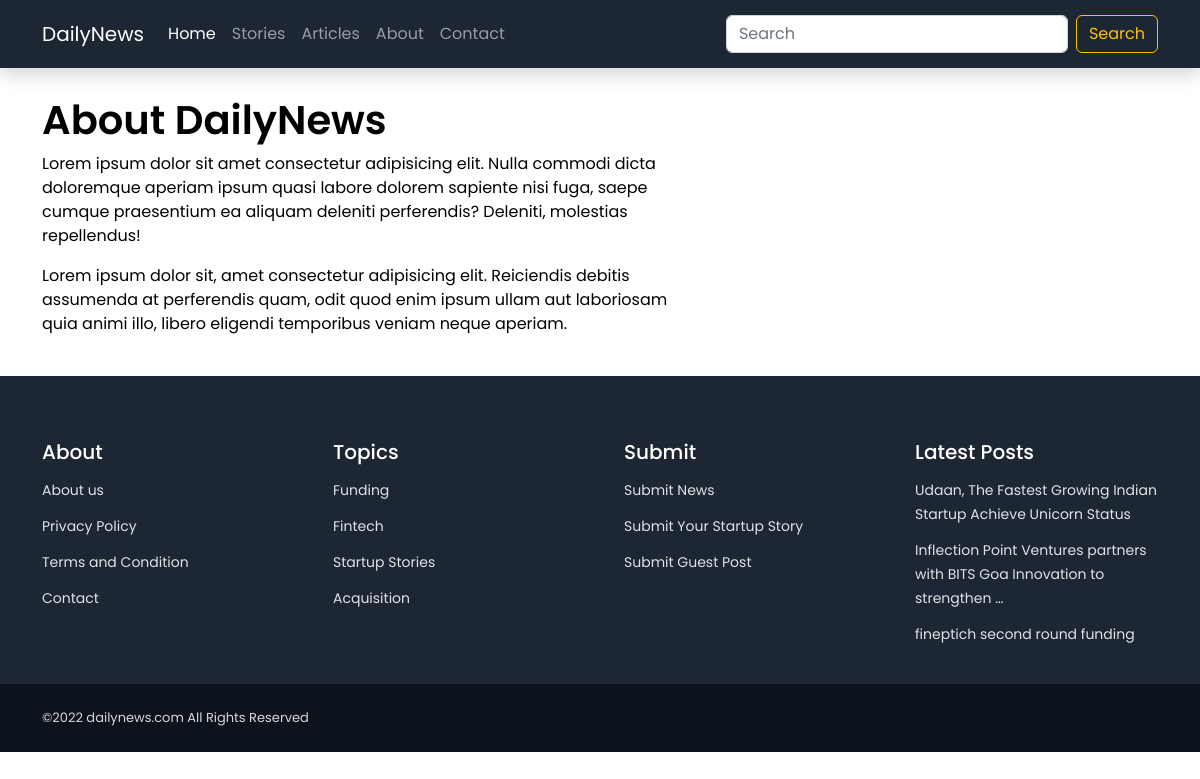
Screenshot of /aboutus/ with the database file from the repository.
### home/models.py (models this page shows, shortened)
class Tag(models.Model):
    name=models.CharField(max_length=100,unique=True)
    created_at=models.DateTimeField(auto_now_add=True,editable=False)
    updated_at=models.DateTimeField(auto_now=True, editable=False)

class Post(models.Model):
    title=models.CharField(max_length=600, unique=True)
    image=models.ImageField(upload_to='post_images',null=True,blank=True)
    content=RichTextField()
    category=models.ForeignKey(Category,on_delete=models.SET_NULL, null=True,blank=True)
    meta_description=models.TextField(blank=True,null=True)
    meta_keyword=models.TextField(blank=True,null=True)
    slug=models.SlugField(max_length=1000, unique=True,null=True,blank=True)
    status=models.IntegerField(choices=STATUS, default=0)
    publish_date=models.DateTimeField()
    writer=models.ForeignKey(User,on_delete=models.SET_NULL,null=True,blank=True)
    tag=models.ForeignKey(Tag,on_delete=models.SET_NULL,null=True,blank=True)
    created_at=models.DateTimeField(auto_now_add=True,editable=False)
    updated_at=models.DateTimeField(auto_now=True, editable=False)
    class Meta:
        ordering = ['-created_at']

### home/views.py (the view)
# urls.py: path('aboutus/',aboutUs, name='aboutus'),
def aboutUs(request):
    context={}
    try:
        context['topics']=Tag.objects.all()
        context['latestPosts']=Post.objects.filter(status=1)[:3]
    except Exception as e:
        print('About us Exception : ',e)
    return render(request,'home/about_us.html',context)

### home/templates/home/about_us.html (shortened to what this page needs)
{% extends './base.html' %} {% load static %}
{% block body %}
<section class="py-5">
    <div class="container">
        <div class="row">
            <div class="col-7">
                <h1>About DailyNews</h1>
                <p>Lorem ipsum dolor sit amet consectetur adipisicing elit. Nulla commodi dicta doloremque aperiam ipsum quasi labore dolorem sapiente nisi fuga, saepe cumque praesentium ea aliquam deleniti perferendis? Deleniti, molestias repellendus!</p>
                <p>Lorem ipsum dolor sit, amet consectetur adipisicing elit. Reiciendis debitis assumenda at perferendis quam, odit quod enim ipsum ullam aut laboriosam quia animi illo, libero eligendi temporibus veniam neque aperiam.</p>
            </div>
        </div>
    </div>
</section>
{% endblock body %}

### home/templates/home/base.html (shortened to what this page needs)
<!doctype html> {% load static %}
<html lang="en">
<head>
  <link href="https://cdn.jsdelivr.net/npm/bootstrap@5.2.3/dist/css/bootstrap.min.css" rel="stylesheet"
>
  <link href="{% static 'css/style.css' %}" rel="stylesheet">
</head>
<body>
  <header id="header" class="mb-5 ">
    <nav class="navbar navbar-expand-lg navbar-dark bg-dark  fixed-top shadow">
      <div class="container">
        <a class="navbar-brand" href="/">DailyNews</a>
        <div class="collapse navbar-collapse" id="navbarSupportedContent">
          <ul class="navbar-nav me-auto mb-2 mb-lg-0">
            <li class="nav-item">
              <a class="nav-link active" aria-current="page" href="#">Home</a>
            </li>
            <li class="nav-item">
              <a class="nav-link" href="/category/stories">Stories</a>
            </li>
            <li class="nav-item">
              <a class="nav-link" href="{% url 'home:category' 'article' %}">Articles</a>
            </li>
            <li class="nav-item">
              <a class="nav-link" href="{% url 'home:aboutus' %}">About</a>
            </li>
            <li class="nav-item">
              <a class="nav-link" href="{% url 'home:contact' %}">Contact</a>
            </li>
          </ul>
          <form class="d-flex" role="search" method="get" action="{% url 'home:search' %}">
            <input class="form-control me-2" type="search" placeholder="Search" name="q" aria-label="Search" id="search">
            <button class="btn btn-outline-warning" type="submit">Search</button>
          </form>
        </div>
      </div>
    </nav>
  </header>
  <main id="main">
    {% block body %}
    {% endblock body %}
  </main>
  <footer id="footer" class="footer bg-dark ">
    <div class="footer-content">
      <div class="container">
        <div class="row g-5 py-3">
          <div class="col-lg-3">
            <h5 class="footer-heading ">About</h5>
            <ul class="footer-links list-unstyled ">
              <li><a href="{% url 'home:aboutus' %}" class="footer-link"></i> About us</a></li>
              <li><a href="{% url 'home:privacy-policy' %}" class="footer-link">Privacy Policy</a></li>
              <li><a href="{% url 'home:term-and-condition' %}" class="footer-link"> Terms and Condition</a></li>
              <li><a href="{% url 'home:contact' %}" class="footer-link"> Contact</a></li>
            </ul>
          </div>
          <div class="col-6 col-lg-3">
            <h5 class="footer-heading ">Topics</h5>
            <ul class="footer-links list-unstyled ">
              {% for item in topics %}
              <li><a href="{% url 'home:tag' item.name %}" class="footer-link">{{item.name | title}}</a></li>
              {% endfor %}
            </ul>
          </div>
          <div class="col-6 col-lg-3">
            <h5 class="footer-heading ">Submit</h5>
            <ul class="footer-links list-unstyled ">
              <li><a href="#" class="footer-link">Submit News</a></li>
              <li><a href="#" class="footer-link">Submit Your Startup Story</a></li>
              <li><a href="#" class="footer-link">Submit Guest Post</a></li>
            </ul>
          </div>
          <div class="col-lg-3">
            <h5 class="footer-heading">Latest Posts</h5>
            <ul class="footer-links footer-blog-entry list-unstyled">
              {% for item in latestPosts %}
              <li>
                <a href="{% url 'home:post' item.slug %}" class="footer-link">
                 {{item.title | truncatewords:10}}
                </a>
              </li>
              {% endfor %}
            </ul>
          </div>
        </div>
      </div>
    </div>
    <div class="footer-legal py-4">
      <div class="container">
        <div class="row justify-content-between">
          <div class="col-md-6 text-center text-md-start mb-3 mb-md-0">
            <div class="copyright">
              ©2022 dailynews.com All Rights Reserved
            </div>
          </div>
          <div class="col-md-6">
          </div>
        </div>
      </div>
    </div>
  </footer>
</body>
</html>

### static/css/style.css (style rules this page uses)
:root { --primary-color:#3D5A80; --secondary-color:#98C1D9; --light-color:#E0FBFC; --light-dark-color:#293241; --dark-color:#1d2633; --body-font:'Poppins', sans-serif; --biggest-font-size: 1.75rem; --h1-font-size: 1.5rem; --h2-font-size: 1.25rem; --h3-font-size: 1rem; --normal-font-size: .938rem; --small-font-size: .813rem; --smaller-font-size: .75rem; --tiny-font-size: .625rem; --font-medium: 500; --font-semibold: 600; --z-tooltip: 10; --z-fixed: 100; --z-modal: 1000; }
@media screen and (min-width: 968px) { :root { --biggest-font-size: 2.5rem; --h1-font-size: 2.25rem; --h2-font-size: 1.5rem; --h3-font-size: 1.25rem; --normal-font-size: 1rem; --small-font-size: .875rem; --smaller-font-size: .813rem; } }
* { box-sizing: border-box; padding: 0; margin: 0; }
html { scroll-behavior: smooth; }
body, button, input, textarea { font-family: var(--body-font); font-size: var(--normal-font-size); }
body { background-color: var(--body-color); color: var(--text-color); transition: .4s; }
h1, h2, h3 { color: var(--primary-text-color); font-weight: var(--font-semibold); }
ul { list-style: none; }
a { text-decoration: none; }
.bg-dark { background-color: var(--dark-color) !important; }
.navbar-dark { font-family: var(--body-font); font-size: var(--normal-font-size); padding: 14px 0px; }
#footer { margin-top: 1.5rem; }
.footer-heading { font-size: var(--h3-font-size); color: #fff; }
.footer-links li { padding: 6px 0px; }
.footer-link { color: #fbffffde!important; font-family: var(--body-font); font-size: var(--small-font-size); }
.footer-legal { background-color: #0d131d!important; }
.copyright { color: #ffffffd4; font-size: var(--smaller-font-size); }

### rows the page displays
Tag: name "Funding"
Tag: name "Fintech"
Tag: name "Startup Stories"
Tag: name "Acquisition"
Post: title "Udaan, The Fastest Growing Indian Startup Achieve Unicorn Status"
Post: title "Inflection Point Ventures partners with BITS Goa Innovation to strengthen …"
Post: title "fineptich second round funding"
